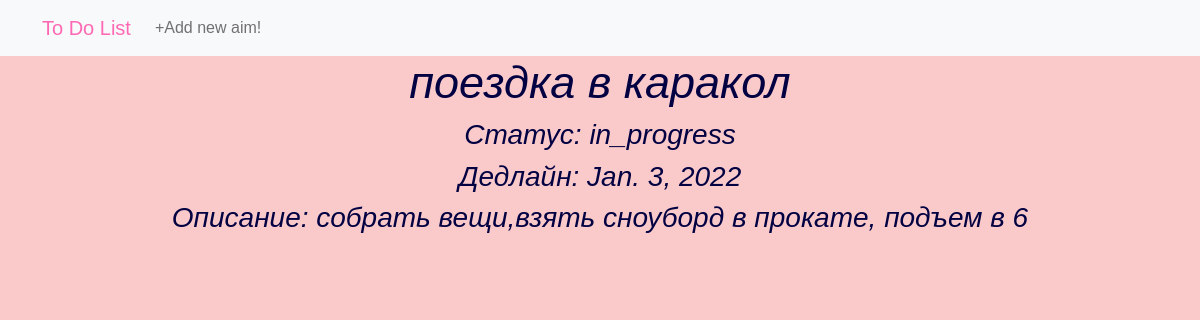
Screenshot of /check/22/ with the database file from the repository.
### todolist/models.py (models this page shows, shortened)
class ToDoList(models.Model):
    new = 'new'
    in_progress = 'in_progress'
    done = 'done'
    status_choices = [('new', 'Новая'), ('in_progress', 'В процессе'), ('done', 'Сделано')]
    aim = models.CharField(max_length=200, null=False, blank=False, verbose_name='Задача')
    status = models.CharField(max_length=11, choices=status_choices, default='new', verbose_name='Статус')
    description = models.CharField(max_length=2000,  verbose_name='Подробное описание')
    deadline_at = models.DateField(null=True, blank=True, verbose_name='Дедлайн')

### todolist/views.py (the view)
# urls.py: path('check/<int:pk>/', check_list_view, name='list_check')
def check_list_view(request, pk):
    try:
        check_list = ToDoList.objects.get(pk=pk)
    except ToDoList.DoesNotExist:
        return HttpResponseNotFound('Задача не найдена')
    context = {'aim_list': check_list}
    return render(request, 'check_list.html', context)

### todolist/templates/check_list.html (shortened to what this page needs)
{%  extends 'base.html' %}
{%  block content %}
    <h1>{{ aim_list.aim }}</h1>
    <h3>Статус: {{ aim_list.status }}</h3>
    {% if aim_list.deadline_at == None %}
    <h3> Время отсутствует</h3>
    {% else %}
    <h3>Дедлайн: {{ aim_list.deadline_at }}</h3>
    {% endif %}
    {% if aim_list.description == None %}
    <h3>Описание отсутствует</h3>
    {% else %}
    <h3>Описание: {{ aim_list.description}}</h3>
    {% endif %}
{% endblock %}

### todolist/static/style.css (style rules this page uses)
body { text-align: center; font-family: Arial, sans-serif; background: #facaca; }
h1 { color: #020142; font-size: 45px; font-style: italic; }
h3 { color: #020142; font-style: italic; }

### rows the page displays
ToDoList: aim "поездка в каракол", status "in_progress", deadline_at "Jan. 3, 2022", description "собрать вещи,взять сноуборд в прокате, подъем в 6"
